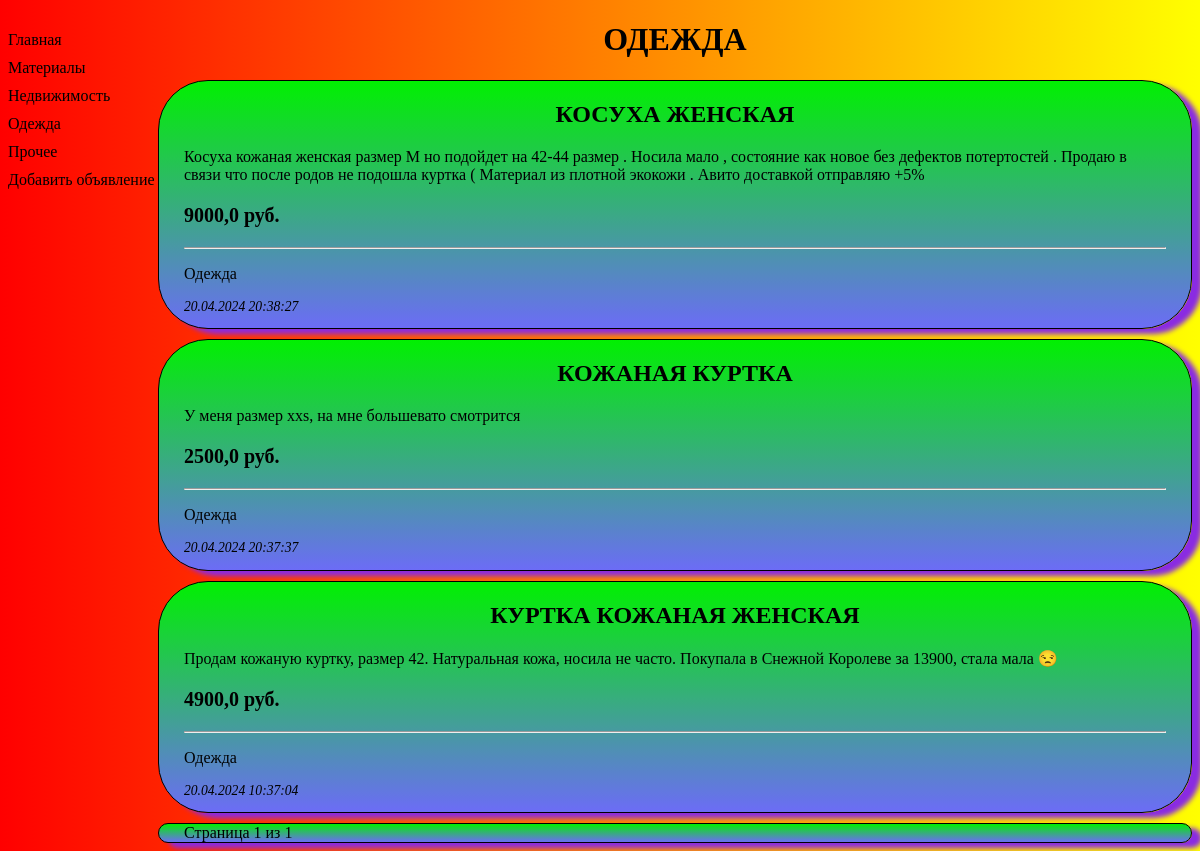
/bboard/rublic/2/, run on an earlier commit of the app's database.
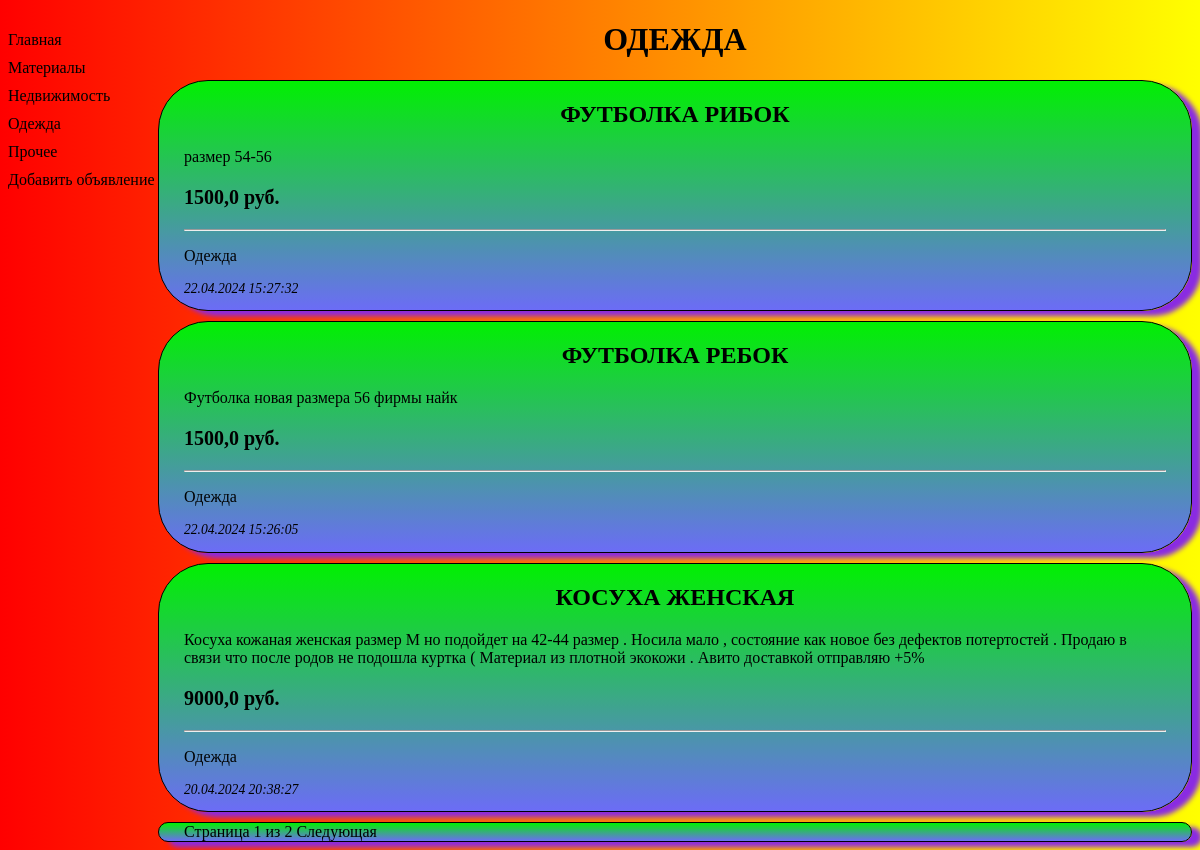
And on a later commit of the database.
### myapp/models.py (models this page shows, shortened)
class Rublic(models.Model):
    name = models.CharField(max_length=100, verbose_name='Название', db_index=True)
    class Meta:
        verbose_name_plural = 'Рубирики'
        verbose_name = 'Рубрика'
        ordering = ['name']

class Bb(models.Model):
    title = models.CharField(max_length=100, verbose_name='Название')
    content = models.TextField(verbose_name='Описание')
    price = models.FloatField(verbose_name='Стоимость',
                              validators=[validators.MinValueValidator(0, 'Цена не может быть меньше 0!')])
    published = models.DateTimeField(verbose_name='Дата публикации', auto_now_add=True, db_index=True)
    rublic = models.ForeignKey('Rublic', on_delete=models.PROTECT, null=True, verbose_name='Рубрика')
    class Meta:
        verbose_name_plural = 'Объявления'
        verbose_name = 'Объявление'
        ordering = ['-published', 'title']

### myapp/views.py (the view)
# urls.py: path('rublic/<int:rublic_id>/', views.rublic_page, name='rublic_page'),
def rublic_page(request, rublic_id):
    cur_rublic = get_object_or_404(Rublic, pk=rublic_id)
    items = Bb.objects.filter(rublic=cur_rublic)
    rublics = Rublic.objects.all()
    paginator = Paginator(items, 3)
    page = paginator.page(request.GET.get('page', 1))
    return render(request, 'myapp/rublic_page.html', {'c_rublic':cur_rublic, 'items':page, 'rublics':rublics})

### myapp/templates/myapp/rublic_page.html (shortened to what this page needs)
{% extends 'layout/basic.html' %}
{% block title_2 %}{{c_rublic.name}}{% endblock %}
{% block paginator %}
{% include 'layout/paginator.html' with page=items%}
{% endblock paginator %}

### myapp/templates/layout/basic.html (shortened to what this page needs)
{% load static %}
<!DOCTYPE html>
<html>
<head>
    <link type="text/css" rel="stylesheet" href="{% static 'myapp/div_style.css' %}">
</head>
<body>
    <nav>
        <a href="{% url 'myapp:main' %}">Главная</a>
        {% for i in rublics %}
        <a href="{% url 'myapp:rublic_page' i.pk %}">{{i.name}}</a>
        {% endfor %}
        <a href="{% url 'myapp:add' %}">Добавить объявление</a>
    </nav>
    <h1>{% block title_2 %}{% endblock %}</h1>
    {% for i in items %}
    <div>
        <h2><b><a href="{% url 'myapp:index_page' i.id %}">{{i.title}}</a></b></h2>
        <p>{{i.content}}</p>
        <p class="price"><b>{{i.price}} руб.</b></p>
        <hr>
        <p><a href="{% url 'myapp:rublic_page' i.rublic.pk %}">{{i.rublic.name}}</a></p>
        <p style="font-size: 85%; font-style: italic;">{{i.published|date:"d.m.Y H:i:s"}}</p>
    </div>
    {% endfor %}
    {% block paginator %}
    {% endblock paginator %}
</body>
</html>

### myapp/templates/layout/paginator.html (shortened to what this page needs)
<div>
    Страница {{ page.number }} из {{ page.paginator.num_pages }}
    {% if  page.has_next %}
        <a href="?page={{ page.next_page_number }}">Следующая</a>
    {% endif %}
</div>

### myapp/static/myapp/div_style.css (style rules this page uses)
div { background: linear-gradient(to top, rgb(108, 108, 246), rgb(1, 240, 1)); border: 1px solid black; margin-top: 10px; margin-left: 150px; box-shadow: 10px 5px 5px blueviolet; padding: 0 25px; border-radius: 50px; }
h1, h2 { text-align: center; text-transform: uppercase; }
a { text-decoration: none; color: black; transition: color 0.5s ease-in-out; }
body { background: linear-gradient(to right, red, yellow); font-family: Georgia, 'Times New Roman', Times, serif; }
p.price { transition: all 0.5s; font-size: 125% }
nav { width: 150px; float: left; }
nav a { display: block; margin: 10px 0px; }

What changed in the data, as far as the page shows it:
no longer on this page (row unchanged): Bb: title "КОЖАНАЯ КУРТКА", content "У меня размер xxs, на мне большевато смотрится", price "2500,0", rublic.name "Одежда", published "20.04.2024 20:37:37"
no longer on this page (row unchanged): Bb: title "КУРТКА КОЖАНАЯ ЖЕНСКАЯ", content "Продам кожаную куртку, размер 42. Натуральная кожа, носила не часто. Покупала в Снежной Королеве за 13900, стала мала 😒", price "4900,0", rublic.name "Одежда", published "20.04.2024 10:37:04"
added Bb: title "ФУТБОЛКА РИБОК", content "размер 54-56", price "1500,0", rublic.name "Одежда", published "22.04.2024 15:27:32"
added Bb: title "ФУТБОЛКА РЕБОК", content "Футболка новая размера 56 фирмы найк", price "1500,0", rublic.name "Одежда", published "22.04.2024 15:26:05"
Also different on the page:
{{ page.paginator.num_pages }}: "1" → "2"
text now shown: "Следующая"
